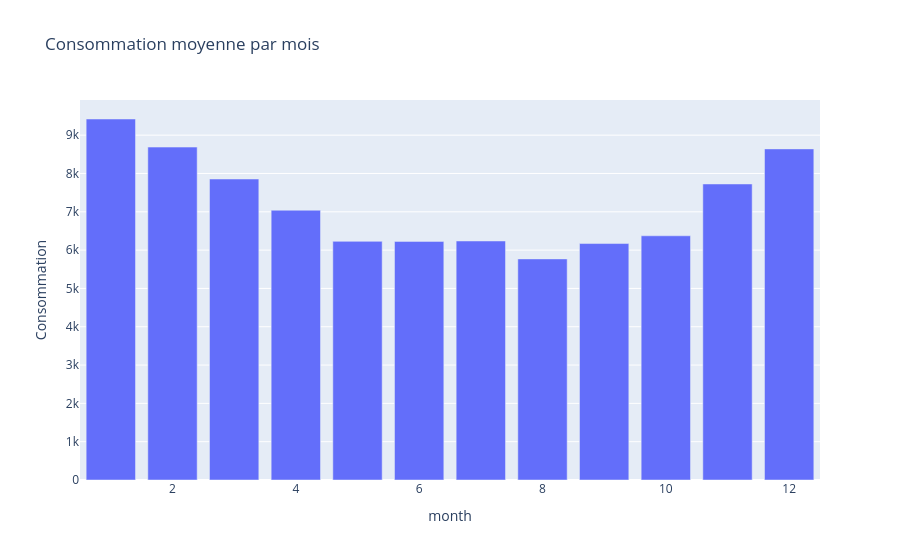

Write notebook code for a chart like this one.
### Code cell
# Saisonnalité mensuelle
df_month = (
    df.dropna(subset=["month","Consommation"])
      .groupby("month", as_index=False)["Consommation"].mean()
)
fig3 = px.bar(df_month, x="month", y="Consommation",
              title="Consommation moyenne par mois")
fig3.show()

### Figure 1 — Plotly figure (JSON) as saved in the notebook; plotly's stock layout.template omitted (floating-point values rounded to 4 significant figures)
{"data": [{"alignmentgroup": "True", "hovertemplate": "month=%{x}<br>Consommation=%{y}<extra></extra>", "legendgroup": "", "marker": {"color": "#636efa", "pattern": {"shape": ""}}, "name": "", "offsetgroup": "", "orientation": "v", "showlegend": false, "textposition": "auto", "type": "bar", "x": [1, 2, 3, 4, 5, 6, 7, 8, 9, 10, 11, 12], "xaxis": "x", "y": [9422.0, 8689.0, 7856.0, 7041.0, 6228.0, 6228.0, 6238.0, 5770.0, 6171.0, 6374.0, 7726.0, 8642.0], "yaxis": "y"}], "layout": {"barmode": "relative", "legend": {"tracegroupgap": 0}, "title": {"text": "Consommation moyenne par mois"}, "xaxis": {"anchor": "y", "domain": [0, 1], "title": {"text": "month"}}, "yaxis": {"anchor": "x", "domain": [0, 1], "title": {"text": "Consommation"}}}}
